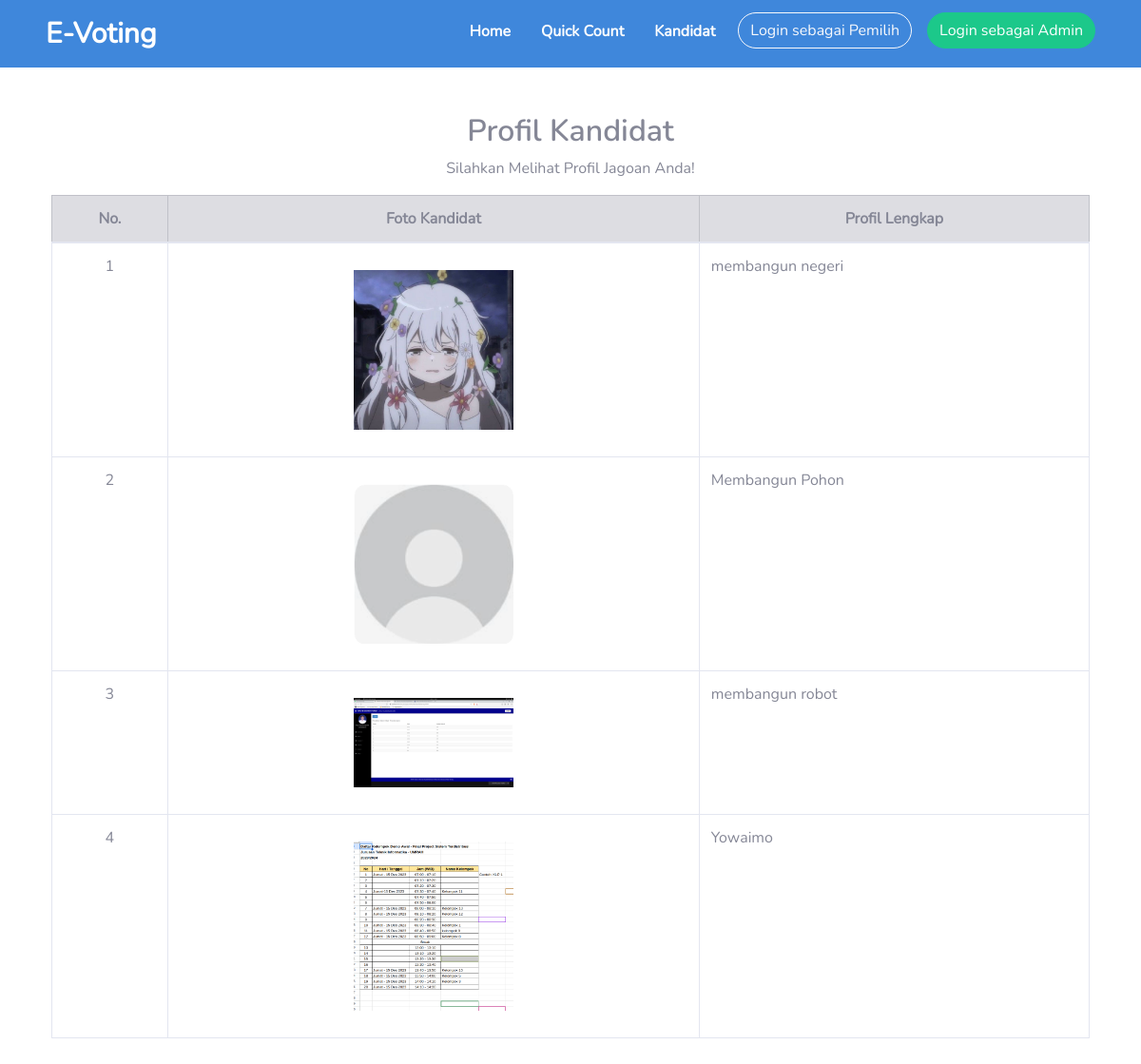
Before: /kandidat with the older database file.
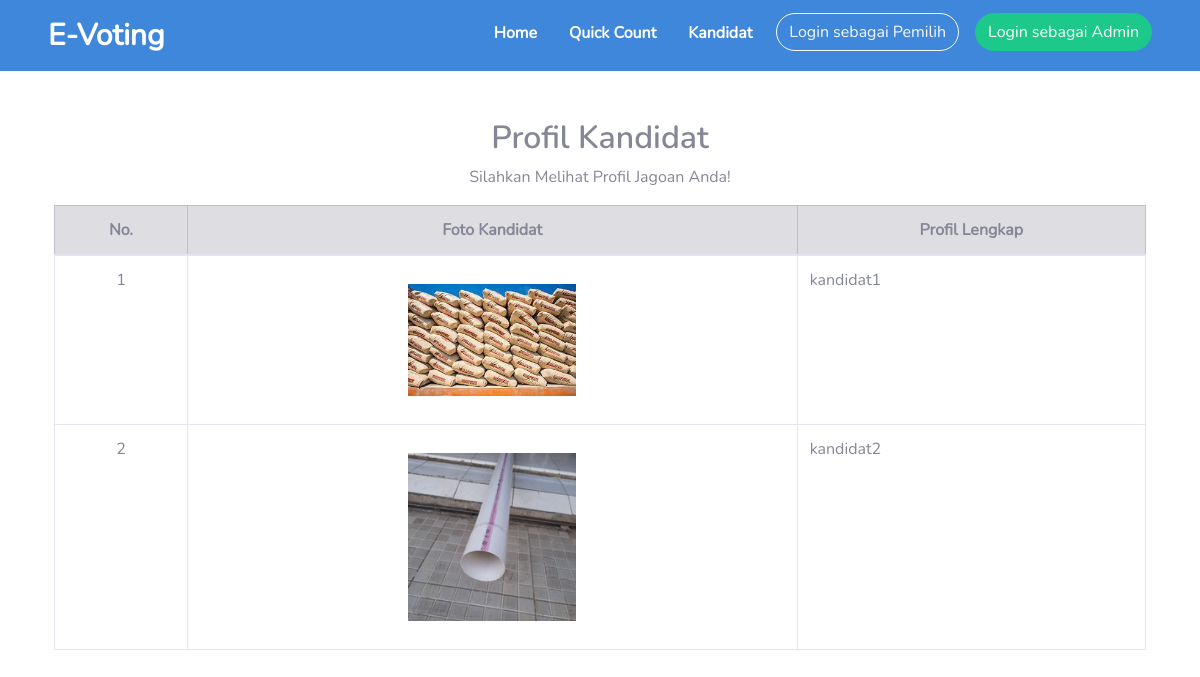
After: the same page with the newer database file.
### tables this page shows
CREATE TABLE `kandidat` (
  `nama_lengkap` varchar(300) NOT NULL,
  `id` int(11) NOT NULL,
  `jumlah_suara` int(11) DEFAULT 0,
  `foto` varchar(255) DEFAULT NULL,
  `visi_misi` text DEFAULT NULL,
  `profil` text NOT NULL
);

### app/App/View.php (called while the page is built, shortened)
<?php
class View {
    public static function render(string $view, $model){
        require __DIR__ . '/../View/' . $view . '.php';
    }
}

### public/index.php (called while the page is built, shortened)
<?php
Router::run();

### app/Repository/UserRepository.php (called while the page is built, shortened)
<?php
class UserRepository {
    private \PDO $connection;
    public function __construct(\PDO $connection){
        $this->connection = $connection;
    }
    public function tampilkanKandidat(){
        $statement = $this->connection->prepare("SELECT * FROM kandidat");
        $statement->execute();
        $row = $statement->fetchAll();
        return $row;
    }
}

### app/Service/UserService.php (called while the page is built, shortened)
<?php
class UserService {
    private UserRepository $userRepository;
    public function __construct(UserRepository $userRepository){
        $this->userRepository = $userRepository;
    }
    public function tampilKandidat(){
        return $this->userRepository->tampilkanKandidat();
    }
}

### app/Config/Database.php (called while the page is built, shortened)
<?php
class Database {
    private static ?\PDO $pdo = null;
    public static function getConnection(string $env = "test"): \PDO {
        if (self::$pdo == null){
            $config = getDatabaseConfig();
            self::$pdo = new \PDO(
                $config['database'][$env]['url'],
                $config['database'][$env]['username'],
                $config['database'][$env]['password']
            );
        }
        return self::$pdo;
    }
}

### app/View/kandidat.php (the view, shortened to what the changed rows need)
<?php
    include ('includes/user/head.php');
    include ('includes/user/navbar.php');
?>
    <div class="container-fluid pt-5 gx-5">
        <div class="container">
            <div class="text-center">
                <h2>Profil Kandidat</h2>
                <p>Silahkan Melihat Profil Jagoan Anda! </p>
            </div>
            <div class="table-responsive pb-5">
                <table class="table table-bordered text-center">
                    <thead class="table-secondary">
                        <tr>
                            <th>No.</th>
                            <th>Foto Kandidat</th>
                            <th>Profil Lengkap</th>
                        </tr>
                    </thead>
                    <tbody>
                    <?php $i = 1; ?>
                    <?php foreach ($model['kandidat'] as $key => $value) { ?>
                        <tr>
                            <td><?= $i ?></td>
                            <td><img src="/assets/img/<?= $value['foto'] ?>" class="img-fluid p-md-3" width="200px" alt="Kandidat <?= $i ?>"></td>
                            <td class="text-left">
                                <?= $value['visi_misi'] ?>
                            </td>
                        </tr>
                    <?php $i++; } ?>
                    </tbody>
                </table>
            </div>
        </div>
    </div>
    </body>
</html>

### app/App/Router.php (shortened to what the changed rows need)
<?php
class Router {
    private static array $routes = [];
    public static function add(string $method,
                               string $path,
                               string $controller,
                               string $function,
                               array $middleware = []): void {
            self::$routes[] = [
                'method' => $method,
                'path' => $path,
                'controller' => $controller,
                'function' => $function,
                'middleware' => $middleware
            ];
    }
    public static function run(): void {
        $path = "/";
        if (isset($_SERVER['PATH_INFO'])){
            $path = $_SERVER['PATH_INFO'];
        }
        $method = $_SERVER['REQUEST_METHOD'];
        foreach(self::$routes as $route){
            $pattern = "#^" . $route['path'] . '$#';
            if (preg_match($pattern, $path, $variabels) && $method == $route['method']){
                $function = $route['function'];
                $controller = new $route['controller'];
                array_shift($variabels);
                call_user_func_array([$controller, $function], $variabels);
                return;
            }
        }
    }
}

### app/View/includes/user/navbar.php (shortened to what the changed rows need)
<header>
    <nav class="navbar navbar-expand-lg navbar-light bg-basecolor px-4">
        <div class="container-fluid">
            <a class="navbar-brand text-white" href="/" style="font-size: 30px; font-weight: 600;">E-Voting</a>
            <div class="collapse navbar-collapse justify-content-end" id="navbarNav">
                <ul class="navbar-nav" style="font-weight: 600;">
                    <li class="nav-item mr-3">
                        <a class="nav-link text-white active" href="/">Home</a>
                    </li>
                    <li class="nav-item mr-3">
                        <a class="nav-link text-white" href="/quick-count">Quick Count</a>
                    </li>
                    <li class="nav-item mr-3">
                        <a class="nav-link text-white" href="/kandidat">Kandidat</a>
                    </li>
                    <li class="nav-item mr-3 mb-2">
                        <?php if(!isset($model['type'])){ ?>
                            <a href="/login/pemilih" class="btn btn-outline-light rounded-pill">Login sebagai Pemilih</a>
                        <?php } ?>
                    </li>
                    <li class="nav-item mb-2">
                        <?php if(!isset($model['type'])){ ?>
                            <a href="/login/admin" class="btn btn-success rounded-pill">Login sebagai Admin</a>
                        <?php } ?>
                    </li>
                </ul>
            </div>
        </div>
    </nav>
</header>

Changed rows visible on the page:
removed kandidat: foto (picture), visi_misi "membangun negeri"
removed kandidat: foto (picture), visi_misi "Membangun Pohon"
removed kandidat: foto (picture), visi_misi "membangun robot"
removed kandidat: foto (picture), visi_misi "Yowaimo"
added kandidat: foto (picture), visi_misi "kandidat1"
added kandidat: foto (picture), visi_misi "kandidat2"
